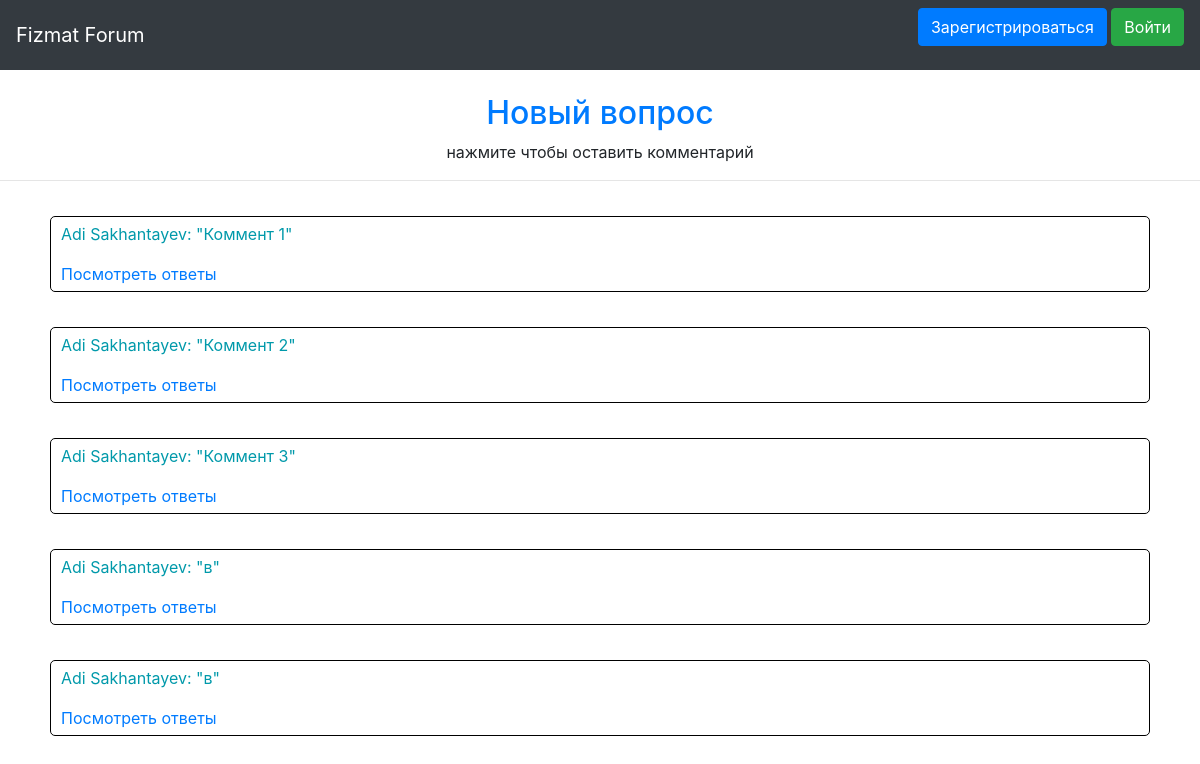
Before: /thread/1 with the older database file.
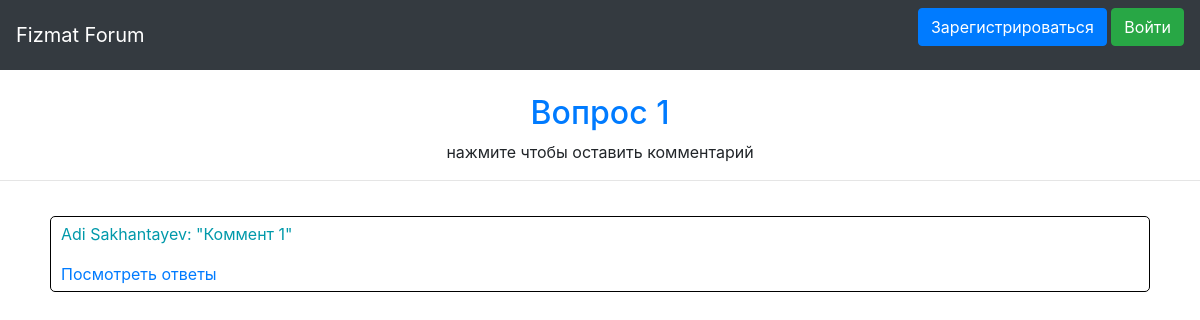
After: the same page with the newer database file.
### data/threads.py (models this page shows)
class Thread(SqlAlchemyBase, UserMixin, SerializerMixin):
    __tablename__ = 'threads'
    id = sqlalchemy.Column(sqlalchemy.Integer, primary_key=True, autoincrement=True)
    title = sqlalchemy.Column(sqlalchemy.String, nullable=False)
    user_id = sqlalchemy.Column(sqlalchemy.Integer, sqlalchemy.ForeignKey("users.id"))
    user = orm.relation('User')

### data/comments.py (models this page shows)
class Comment(SqlAlchemyBase, UserMixin, SerializerMixin):
    __tablename__ = 'comments'
    id = sqlalchemy.Column(sqlalchemy.Integer, primary_key=True, autoincrement=True)
    text = sqlalchemy.Column(sqlalchemy.String, nullable=False)
    user_id = sqlalchemy.Column(sqlalchemy.Integer, sqlalchemy.ForeignKey("users.id"))
    thread_id = sqlalchemy.Column(sqlalchemy.Integer, sqlalchemy.ForeignKey("threads.id"))
    user = orm.relation('User')
    thread = orm.relation('Thread')

### data/users.py (models this page shows, shortened)
class User(SqlAlchemyBase, UserMixin, SerializerMixin):
    __tablename__ = 'users'
    id = sqlalchemy.Column(sqlalchemy.Integer, primary_key=True, autoincrement=True)
    surname = sqlalchemy.Column(sqlalchemy.String, nullable=False)
    name = sqlalchemy.Column(sqlalchemy.String, nullable=False)
    age = sqlalchemy.Column(sqlalchemy.Integer, nullable=False)
    email = sqlalchemy.Column(sqlalchemy.String, index=True, unique=True, nullable=False)
    hashed_password = sqlalchemy.Column(sqlalchemy.String)

### main.py (the view)
@app.route('/thread/<tid>')
def indexed_thread(tid):
    session = db_session.create_session()
    return render_template('indexed_thread.html',
                           thread=session.query(Thread).filter(Thread.id == tid).first(),
                           comments=session.query(Comment).filter(Comment.thread_id==tid).all())

### data/db_session.py (called while the page is built)
def create_session() -> Session:
    global __factory
    return __factory()

### templates/indexed_thread.html
{% extends "base.html" %}
{% block content %}
<br>
<div class="form"><a href="/add_comment/{{thread.id}}"><h2 align="center">{{ thread.title }}</h2></a></div>
<p align="center">нажмите чтобы оставить комментарий</p>
<hr/>
{% for comm in comments %}
<div class="comment">
    <p>{{ comm.user.name }} {{ comm.user.surname }}: "{{ comm.text }}"</p>
    <a href="/answers/{{comm.id}}">Посмотреть ответы</a>
</div>
{% endfor %}
{% endblock %}

### templates/base.html (shortened to what this page needs)
<!DOCTYPE html>
<html lang="en">
<head>
                    <link rel="stylesheet"
                    href="https://stackpath.bootstrapcdn.com/bootstrap/4.4.1/css/bootstrap.min.css"
>
    <link rel="stylesheet" href="/static/css/style.css">
</head>
<body>
    <nav class="navbar navbar-dark bg-dark">
        <a class="navbar-brand" href="/">Fizmat Forum</a>
                {% if current_user.is_authenticated %}
                    <a class="navbar-brand" href="/logout">{{ current_user.surname }} {{ current_user.name }}</a>
                {% else %}
                    <p>
                        <a class="btn btn-primary " href="/register">Зарегистрироваться</a>
                        <a class="btn btn-success" href="/login">Войти</a>
                    </p>
                {% endif %}
    </nav>
{% block content %}{% endblock %}
</body>
</html>

### static/css/style.css (style rules this page uses)
.form { margin-left: 50px; margin-right: 50px; }
.comment { margin-left: 50px; margin-right: 50px; margin-top: 35px; border: solid 1px black; border-radius: 5px; padding: 5px 10px 5px 10px; color: #09a; }

Changed rows visible on the page:
removed Comment: user.name "Adi", user.surname "Sakhantayev", text "Коммент 2"
removed Comment: user.name "Adi", user.surname "Sakhantayev", text "Коммент 3"
removed Comment: user.name "Adi", user.surname "Sakhantayev", text "в"
removed Comment: user.name "Adi", user.surname "Sakhantayev", text "в"
changed Thread: title "Новый вопрос" → "Вопрос 1"
